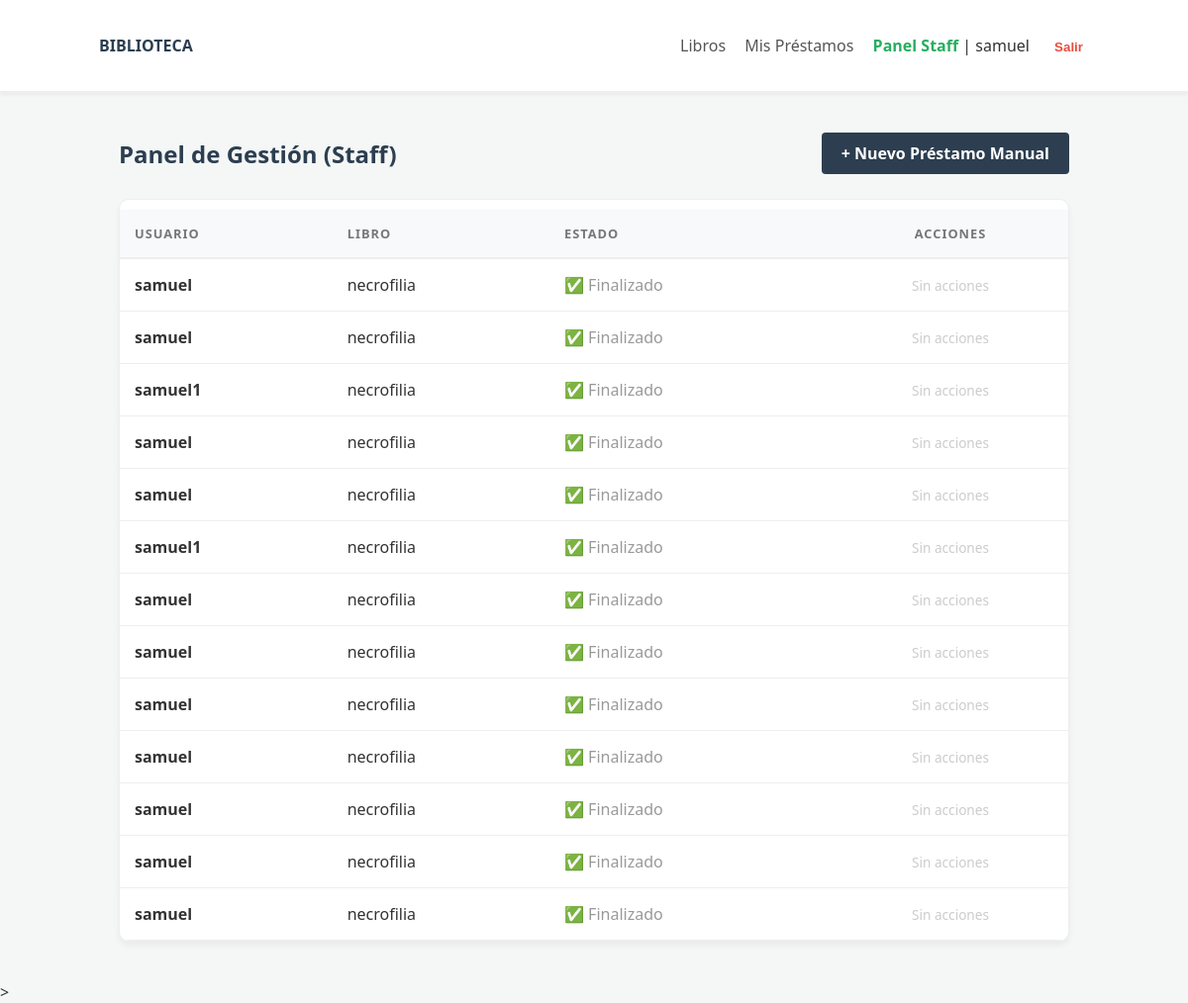
The page /gestion/panel-control/ (signed in) on the database its author committed.
### loans/models.py (models this page shows, shortened)
class Prestamo(models.Model):
    ESTADOS = [
        ('P', 'Pendiente de Aprobación'),
        ('A', 'Activo / Entregado'),
        ('D', 'Esperando Recepción Staff'),
        ('F', 'Finalizado / Devuelto'),
    ]
    libro = models.ForeignKey(Libro, on_delete=models.PROTECT)
    usuario = models.ForeignKey(User, on_delete=models.PROTECT, related_name='prestamos_usuario')
    staff_responsable = models.ForeignKey(User, on_delete=models.SET_NULL, null=True, blank=True, related_name='gestiones_staff')
    fecha_inicial = models.DateField(auto_now_add=True)
    fecha_limite = models.DateField()
    fecha_entrega = models.DateField(null=True, blank=True)
    estado = models.CharField(max_length=1, choices=ESTADOS, default='P')
    activo = models.BooleanField(default=False)

### catalog/models.py (models this page shows, shortened)
class Libro(models.Model):
    titulo= models.CharField(max_length=150)
    isbn= models.CharField(max_length=13, unique=True)
    validacion= models.BooleanField(default=True)
    autor=models.ForeignKey(Autor, on_delete=models.CASCADE)
    class Meta:
         ordering= ['titulo']

### loans/views.py (the view)
# urls.py: path('panel-control/', views.gestion_total_prestamos, name='gestion_prestamos'),
@login_required
def gestion_total_prestamos(request):
    if not request.user.is_staff:
        return redirect('list_libros')
    prestamos = Prestamo.objects.all().order_by('-fecha_inicial')
    return render(request, 'loans/gestion_total.html', {'prestamos': prestamos})

### loans/templates/loans/gestion_total.html (shortened to what this page needs)
{% extends "base.html" %}
{% block content %}
<div class="container">
    <div class="nav-flex" style="margin-bottom: 25px; display: flex; justify-content: space-between; align-items: center;">
        <h2 style="margin: 0; color: #2c3e50;">Panel de Gestión (Staff)</h2>
        <a href="{% url 'crear_prestamo_manual' %}" class="btn-save" style="width: auto; text-decoration: none; padding: 10px 20px;">
            + Nuevo Préstamo Manual
        </a>
    </div>
    <div class="card" style="padding: 0; overflow: hidden; border: 1px solid #eee;">
        <table style="width: 100%; border-collapse: collapse;">
            <thead>
                <tr style="background: #f8f9fa; border-bottom: 2px solid #eee; text-align: left;">
                    <th style="padding: 15px;">Usuario</th>
                    <th style="padding: 15px;">Libro</th>
                    <th style="padding: 15px;">Estado</th>
                    <th style="padding: 15px; text-align: center;">Acciones</th>
                </tr>
            </thead>
            <tbody>
                {% for p in prestamos %}
                <tr style="border-bottom: 1px solid #eee;">
                    <td style="padding: 15px;"><strong>{{ p.usuario.username }}</strong></td>
                    <td style="padding: 15px;">{{ p.libro.titulo }}</td>
                    <td style="padding: 15px;">
                        {% if p.estado == 'P' %}
                            <span class="badge badge-pendiente" style="background: #fff3cd; color: #856404; padding: 5px 10px; border-radius: 15px; font-weight: bold;">⏳ Pendiente</span>
                        {% elif p.estado == 'A' %}
                            <span class="badge badge-activo" style="background: #d4edda; color: #155724; padding: 5px 10px; border-radius: 15px; font-weight: bold;">🟢 Activo</span>
                        {% elif p.estado == 'D' %}
                            <span class="badge badge-revision" style="background: #cce5ff; color: #004085; padding: 5px 10px; border-radius: 15px; font-weight: bold;">🔵 Por Validar</span>
                        {% else %}
                            <span style="color: #999;">✅ Finalizado</span>
                        {% endif %}
                    </td>
                    <td style="padding: 15px; text-align: center;">
                        {% if p.estado == 'P' %}
                            <form action="{% url 'aprobar_prestamo' p.pk %}" method="post" style="display: inline;">
                                {% csrf_token %}
                                <button type="submit" class="btn-save" style="background: #27ae60; width: auto; font-size: 0.85rem; padding: 5px 10px;">Aprobar</button>
                            </form>
                        {% elif p.estado == 'D' %}
                            <form action="{% url 'devolver_libro_staff' p.pk %}" method="post" style="display: inline;">
                                {% csrf_token %}
                                <button type="submit" class="btn-save" style="background: #3498db; width: auto; font-size: 0.85rem; padding: 5px 10px;">Confirmar Recepción</button>
                            </form>
                        {% else %}
                            <span style="color: #ccc; font-size: 0.85rem;">Sin acciones</span>
                        {% endif %}
                    </td>
                </tr>
                {% empty %}
                <tr>
                    <td colspan="4" style="padding: 40px; text-align: center; color: #999;">No hay registros.</td>
                </tr>
                {% endfor %}
            </tbody>
        </table>
    </div>
</div>
{% endblock %}

### catalog/templates/base.html (shortened to what this page needs)
{% load static %}
<!DOCTYPE html>
<html lang="es">
<head>
    <link rel="stylesheet" href="/static/css/app.css">
</head>
<body>
    <header class="site-header">
        <nav class="container nav-flex">
            <a href="{% url 'list_libros' %}" class="logo" style="text-decoration: none; font-weight: bold; color: #2c3e50;">BIBLIOTECA</a>
            <div class="nav-links">
                <a href="{% url 'list_libros' %}">Libros</a>
                {% if user.is_authenticated %}
                    <a href="{% url 'mis_prestamos' %}">Mis Préstamos</a>
                    {% if user.is_staff %}
                        <a href="{% url 'gestion_prestamos' %}" style="color: #27ae60; font-weight: bold;">Panel Staff</a>
                    {% endif %}
                    <span class="user-info">| {{ user.username }}</span>
                    <form action="{% url 'logout' %}" method="post" style="display: inline;">
                        <button type="submit" class="btn-logout" style="color: #e74c3c; cursor: pointer; border: none; background: none; font-weight: bold;">Salir</button>
                     </form>
                  {% else %}
                    <a href="{% url 'registro' %}">Registrarse</a>
                    <a href="{% url 'login' %}">Entrar</a>
                {% endif %}
            </div>
        </nav>
    </header>
    <main class="container content">
        {% block content %}{% endblock %}
    </main>
</body>
</html>

### catalog/static/css/app.css (style rules this page uses)
:root { --primary: #2c3e50; --success: #27ae60; --warning: #f39c12; --danger: #e74c3c; --info: #3498db; --light: #f8f9fa; }
body { font-family: 'Segoe UI', Tahoma, Geneva, Verdana, sans-serif; margin: 0; background-color: #f4f7f6; color: #333; }
.container { max-width: 1000px; margin: 0 auto; padding: 20px; }
.site-header { background: white; padding: 15px 0; border-bottom: 2px solid #eee; box-shadow: 0 2px 4px rgba(0,0,0,0.05); }
.nav-flex { display: flex; justify-content: space-between; align-items: center; }
.nav-links a, .nav-links button { margin-left: 15px; text-decoration: none; color: #555; font-weight: 500; }
.card { background: white; border-radius: 10px; padding: 20px; box-shadow: 0 4px 6px rgba(0,0,0,0.05); margin-top: 20px; }
table { width: 100%; border-collapse: collapse; margin-top: 10px; }
th { background: var(--light); text-align: left; padding: 15px; color: #777; text-transform: uppercase; font-size: 0.8rem; letter-spacing: 1px; }
td { padding: 15px; border-bottom: 1px solid #eee; }
.btn-save { display: inline-block; background-color: var(--primary); color: white; padding: 10px 20px; border: none; border-radius: 6px; cursor: pointer; font-weight: 600; transition: all 0.3s ease; text-align: center; }
.btn-save { background-color: #2c3e50; color: white; border: none; border-radius: 4px; cursor: pointer; font-weight: bold; transition: background 0.2s; }

### rows shown on the page
Prestamo: usuario.username "samuel", libro.titulo "necrofilia", estado "✅ Finalizado"
Prestamo: usuario.username "samuel", libro.titulo "necrofilia", estado "✅ Finalizado"
Prestamo: usuario.username "samuel1", libro.titulo "necrofilia", estado "✅ Finalizado"
Prestamo: usuario.username "samuel", libro.titulo "necrofilia", estado "✅ Finalizado"
Prestamo: usuario.username "samuel", libro.titulo "necrofilia", estado "✅ Finalizado"
Prestamo: usuario.username "samuel1", libro.titulo "necrofilia", estado "✅ Finalizado"
Prestamo: usuario.username "samuel", libro.titulo "necrofilia", estado "✅ Finalizado"
Prestamo: usuario.username "samuel", libro.titulo "necrofilia", estado "✅ Finalizado"
Prestamo: usuario.username "samuel", libro.titulo "necrofilia", estado "✅ Finalizado"
Prestamo: usuario.username "samuel", libro.titulo "necrofilia", estado "✅ Finalizado"
Prestamo: usuario.username "samuel", libro.titulo "necrofilia", estado "✅ Finalizado"
Prestamo: usuario.username "samuel", libro.titulo "necrofilia", estado "✅ Finalizado"
Prestamo: usuario.username "samuel", libro.titulo "necrofilia", estado "✅ Finalizado"

### other values the page prints
{{ user.username }} "samuel"
